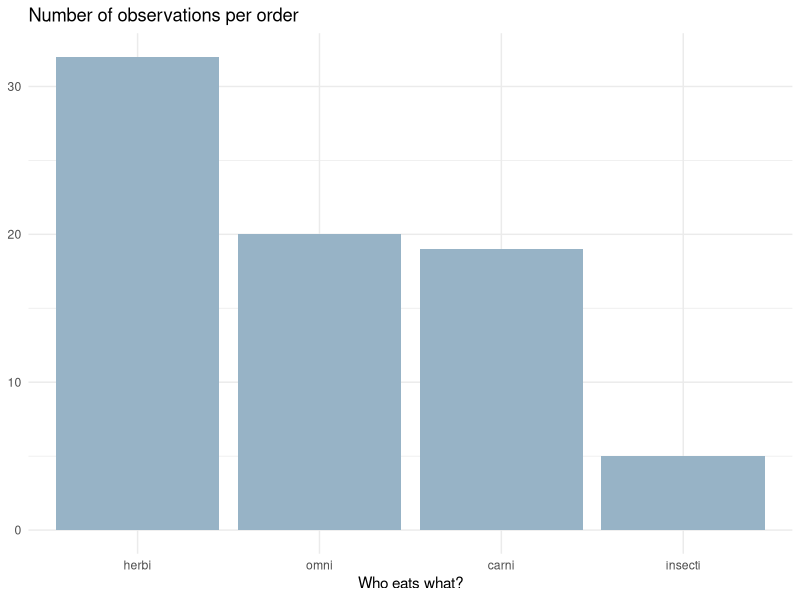
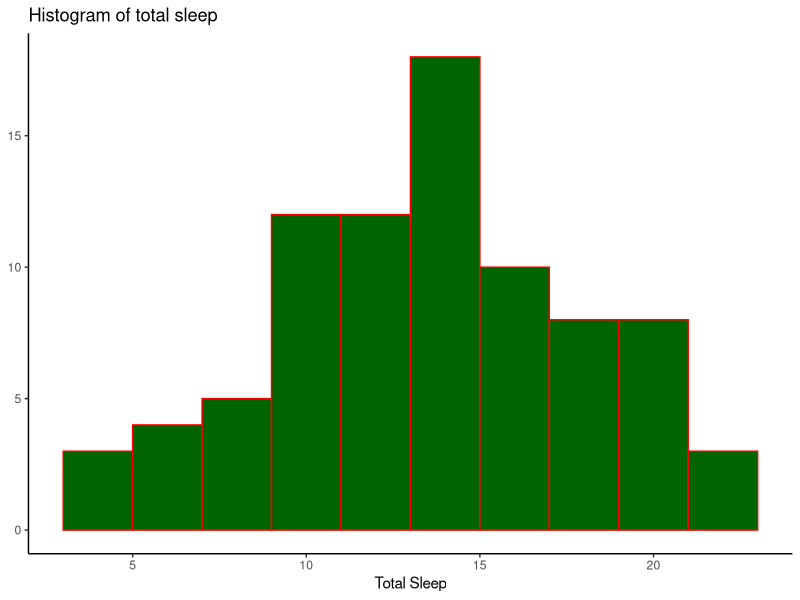

These charts were generated, in order, by the following R code:
library(tidyverse)
data()
?msleep

msleep |> glimpse()

msleep |>
  drop_na(vore) |>
  ggplot(
    aes(
      fct_infreq(vore)
      )
    )+
  geom_bar(
    fill = "#97b3c6"
  )+
  #coord_flip()+
  theme_minimal()+
  labs(
    x = "Who eats what?",
    y = NULL,
    title = "Number of observations per order"
  )


msleep |>
  ggplot(
    aes(
      x = awake
    )
  )+
  geom_histogram(
    binwidth = 2,
    fill = "darkgreen",
    color = "red"
  )+
  theme_classic()+
  labs(
    x = "Total Sleep",
    y = NULL,
    title = "Histogram of total sleep"
  )
  
